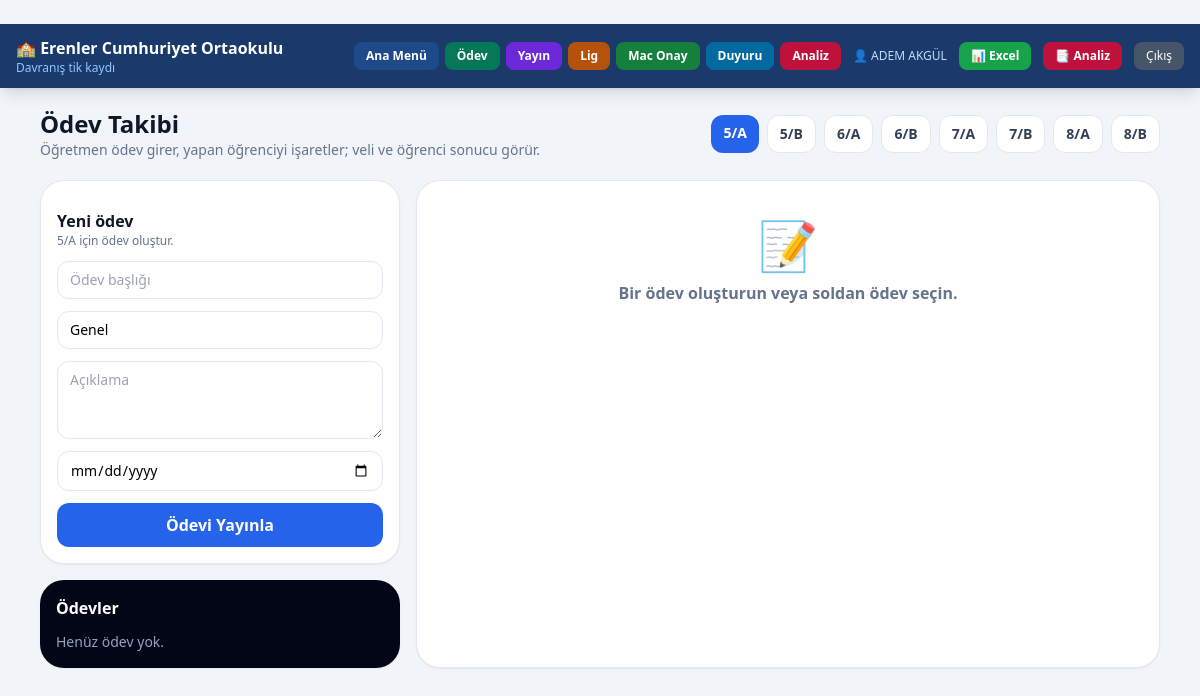
The app's page /yoklama (signed in) with its own data.
### tables this page shows
CREATE TABLE siniflar (
            id        INTEGER PRIMARY KEY AUTOINCREMENT,
            sinif_adi TEXT NOT NULL UNIQUE
        );

### web_app.py (the view)
@app.route("/yoklama")
@giris_zorunlu
def yoklama():
    siniflar = ogretmen_siniflari(session["ogretmen_id"])
    aktif_id = request.args.get("sinif", type=int) or (siniflar[0]["id"] if siniflar else 0)
    aktif = next((s for s in siniflar if s["id"] == aktif_id), siniflar[0] if siniflar else None)
    ogrenciler = sinif_ogrencileri(aktif["id"]) if aktif else []
    odevler = sinif_odevleri(aktif["id"]) if aktif else []
    secili_odev_id = request.args.get("odev", type=int) or (odevler[0]["id"] if odevler else 0)
    secili_odev = odev_detay(secili_odev_id) if secili_odev_id else None
    if secili_odev and aktif and secili_odev["sinif_id"] != aktif["id"]:
        secili_odev = None
    return render_template("yoklama.html", siniflar=siniflar, aktif=aktif,
                           ogrenciler=ogrenciler, odevler=odevler,
                           secili_odev=secili_odev)

### database.py (called while the page is built)
def _conn() -> sqlite3.Connection:
    c = sqlite3.connect(DB_PATH)
    c.row_factory = sqlite3.Row
    c.execute("PRAGMA foreign_keys = ON")
    return c

def ogretmen_siniflari(ogretmen_id: int) -> list[dict]:
    con = _conn()
    rows = [dict(r) for r in con.execute("""
        SELECT s.id, s.sinif_adi
        FROM siniflar s
        JOIN ogretmen_sinif os ON os.sinif_id = s.id
        WHERE os.ogretmen_id = ?
        ORDER BY s.sinif_adi
    """, (ogretmen_id,)).fetchall()]
    con.close()
    return rows

def sinif_ogrencileri(sinif_id: int) -> list[dict]:
    con = _conn()
    rows = [dict(r) for r in con.execute("""
        SELECT o.id, o.ad_soyad, o.ogr_no,
               COUNT(t.id) AS tik_sayisi
        FROM ogrenciler o
        LEFT JOIN tik_kayitlari t ON t.ogrenci_id = o.id
        WHERE o.sinif_id = ?
        GROUP BY o.id
        ORDER BY o.ad_soyad
    """, (sinif_id,)).fetchall()]
    con.close()
    return rows

def sinif_odevleri(sinif_id: int, limit: int = 30) -> list[dict]:
    con = _conn()
    _odev_init(con)
    rows = [dict(r) for r in con.execute("""
        SELECT od.*, og.ad_soyad AS ogretmen,
               COUNT(ot.id) AS tamamlayan,
               (SELECT COUNT(*) FROM ogrenciler WHERE sinif_id = od.sinif_id) AS toplam_ogrenci
        FROM odevler od
        JOIN ogretmenler og ON og.id = od.ogretmen_id
        LEFT JOIN odev_tamamlayanlar ot ON ot.odev_id = od.id
        WHERE od.sinif_id = ?
        GROUP BY od.id
        ORDER BY od.son_tarih DESC, od.id DESC
        LIMIT ?
    """, (sinif_id, limit)).fetchall()]
    con.close()
    return rows

### web_app.py (called while the page is built, shortened)
def giris_zorunlu(fn):
    from functools import wraps
    @wraps(fn)
    def wrapper(*args, **kwargs):
        if "ogretmen_id" not in session:
            return redirect(url_for("login"))
        if session.get("ogretmen_id") and session.get("ogretmen_yetki") is None:
            session["ogretmen_yetki"] = ogretmen_yetki_al(session["ogretmen_id"])
        return fn(*args, **kwargs)
    return wrapper

def bilgilendirme_yetkili_mi() -> bool:
    return "ogretmen_id" in session

def _bilgilendirme_hedefi() -> str | None:
    if session.get("veli_ogrenci_id"):
        return "veli"
    if session.get("ogrenci_giris"):
        return "ogrenci"
    if session.get("ogretmen_id"):
        return "ogretmen"
    return None

@app.context_processor
def _bilgilendirme_context():
    return {
        "bilgilendirme_yetkili": bilgilendirme_yetkili_mi(),
    }

### templates/yoklama.html (shortened to what this page needs)
{% extends "base.html" %}
{% block body %}
<main class="max-w-6xl mx-auto px-4 py-5 space-y-5">
  <header class="flex flex-wrap items-center justify-between gap-3">
    <div>
      <h1 class="text-2xl font-black text-slate-900">Ödev Takibi</h1>
      <p class="text-sm text-slate-500">Öğretmen ödev girer, yapan öğrenciyi işaretler; veli ve öğrenci sonucu görür.</p>
    </div>
    <div class="flex flex-wrap gap-2 w-full sm:w-auto">
      {% for s in siniflar %}
      <a href="{{ url_for('yoklama', sinif=s.id) }}"
         class="rounded-xl px-3 py-2 text-sm font-bold {{ 'bg-blue-600 text-white' if aktif and aktif.id == s.id else 'bg-white border border-slate-200 text-slate-700' }}">
        {{ s.sinif_adi }}
      </a>
      {% endfor %}
    </div>
  </header>
  {% if aktif %}
  <section class="grid lg:grid-cols-[360px_1fr] gap-4">
    <div class="space-y-4">
      <form method="POST" action="{{ url_for('odev_olustur') }}"
            class="rounded-3xl bg-white border border-slate-200 p-4 shadow-sm space-y-3">
        <div>
          <h2 class="font-black text-slate-900">Yeni ödev</h2>
          <p class="text-xs text-slate-500">{{ aktif.sinif_adi }} için ödev oluştur.</p>
        </div>
        <input name="baslik" required placeholder="Ödev başlığı"
               class="w-full rounded-xl border border-slate-200 px-3 py-2 text-sm outline-none focus:ring-2 focus:ring-blue-500">
        <input name="ders" placeholder="Ders / konu" value="Genel"
               class="w-full rounded-xl border border-slate-200 px-3 py-2 text-sm outline-none focus:ring-2 focus:ring-blue-500">
        <textarea name="aciklama" rows="3" placeholder="Açıklama"
                  class="w-full rounded-xl border border-slate-200 px-3 py-2 text-sm outline-none focus:ring-2 focus:ring-blue-500"></textarea>
        <input type="date" name="son_tarih" required
               class="w-full rounded-xl border border-slate-200 px-3 py-2 text-sm outline-none focus:ring-2 focus:ring-blue-500">
        <button class="w-full rounded-xl bg-blue-600 hover:bg-blue-700 text-white font-black py-2.5 transition">
          Ödevi Yayınla
        </button>
      </form>
      <div class="rounded-3xl bg-slate-950 text-white p-4 shadow-sm">
        <h2 class="font-black mb-3">Ödevler</h2>
        <div class="space-y-2">
          {% for od in odevler %}
          {% set oran = ((od.tamamlayan or 0) * 100 / (od.toplam_ogrenci or 1))|round(0) %}
          <a href="{{ url_for('yoklama', sinif=aktif.id, odev=od.id) }}"
             class="block rounded-2xl border px-3 py-3 transition {{ 'bg-blue-600 border-blue-400' if secili_odev and secili_odev.id == od.id else 'bg-white/5 border-white/10 hover:bg-white/10' }}">
            <div class="flex justify-between gap-2 text-sm font-black">
              <span>{{ od.baslik }}</span>
              <span>%{{ oran|int }}</span>
            </div>
            <div class="text-xs text-slate-300 mt-1">{{ od.ders }} · Son: {{ od.son_tarih }}</div>
            <div class="mt-2 h-2 rounded-full bg-white/10 overflow-hidden">
              <div class="h-full bg-emerald-400" style="width:{{ oran }}%"></div>
            </div>
          </a>
          {% else %}
          <p class="text-sm text-slate-400">Henüz ödev yok.</p>
          {% endfor %}
        </div>
      </div>
    </div>
    <section class="rounded-3xl bg-white border border-slate-200 overflow-hidden shadow-sm">
      {% if secili_odev %}
      {% set toplam = secili_odev.toplam_ogrenci or 1 %}
      {% set oran = (secili_odev.tamamlayan * 100 / toplam)|round(0) %}
      <div class="p-4 sm:p-5 bg-gradient-to-r from-indigo-600 to-blue-600 text-white">
        <div class="flex flex-wrap justify-between gap-3">
          <div class="min-w-0">
            <h2 class="text-xl font-black break-words">{{ secili_odev.baslik }}</h2>
            <p class="text-sm text-blue-100">{{ secili_odev.ders }} · Son teslim: {{ secili_odev.son_tarih }}</p>
            {% if secili_odev.aciklama %}
            <p class="text-sm text-blue-50 mt-2 break-words">{{ secili_odev.aciklama }}</p>
            {% endif %}
          </div>
          <div class="text-left sm:text-right">
            <div class="text-4xl font-black">{{ secili_odev.tamamlayan }}/{{ secili_odev.toplam_ogrenci }}</div>
            <div class="text-xs text-blue-100">tamamlandı</div>
          </div>
        </div>
        <div class="mt-4 h-3 rounded-full bg-white/20 overflow-hidden">
          <div class="h-full bg-emerald-300 transition-all duration-700" style="width:{{ oran }}%"></div>
        </div>
      </div>
      <div class="divide-y divide-slate-100">
        {% for o in secili_odev.ogrenciler %}
        <form method="POST" action="{{ url_for('odev_tamamla_route', odev_id=secili_odev.id, ogrenci_id=o.id) }}"
              class="flex flex-col sm:flex-row sm:items-center sm:justify-between gap-3 px-4 py-3">
          <input type="hidden" name="sinif_id" value="{{ aktif.id }}">
          <input type="hidden" name="tamamlandi" value="{{ 0 if o.tamamlandi else 1 }}">
          <div class="min-w-0">
            <div class="font-bold text-slate-800 break-words">{{ o.ad_soyad }}</div>
            <div class="text-xs text-slate-500">No {{ o.ogr_no }}{% if o.tamamlanma_tarihi %} · {{ o.tamamlanma_tarihi }}{% endif %}</div>
          </div>
          <button class="rounded-xl px-4 py-2 text-sm font-black transition w-full sm:w-auto {{ 'bg-emerald-100 text-emerald-800 hover:bg-emerald-200' if o.tamamlandi else 'bg-slate-100 text-slate-700 hover:bg-blue-100 hover:text-blue-800' }}">
            {{ 'Yaptı ✓' if o.tamamlandi else 'Yaptı işaretle' }}
          </button>
        </form>
        {% endfor %}
      </div>
      {% else %}
      <div class="p-10 text-center text-slate-500">
        <div class="text-5xl mb-3">📝</div>
        <p class="font-bold">Bir ödev oluşturun veya soldan ödev seçin.</p>
      </div>
      {% endif %}
    </section>
  </section>
  {% else %}
  <section class="rounded-2xl bg-white border border-slate-200 p-8 text-center text-slate-500">Sınıf bulunamadı.</section>
  {% endif %}
</main>
{% endblock %}

### records on screen
siniflar: sinif_adi "5/A"
siniflar: sinif_adi "5/B"
siniflar: sinif_adi "6/A"
siniflar: sinif_adi "6/B"
siniflar: sinif_adi "7/A"
siniflar: sinif_adi "7/B"
siniflar: sinif_adi "8/A"
siniflar: sinif_adi "8/B"

### other values on screen
{{ session.ogretmen_adi }} "ADEM AKGÜL"
